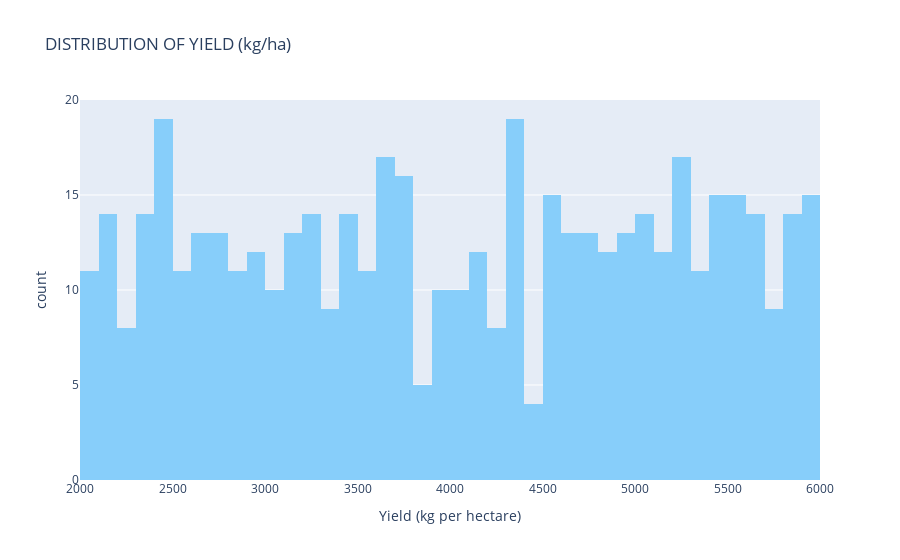
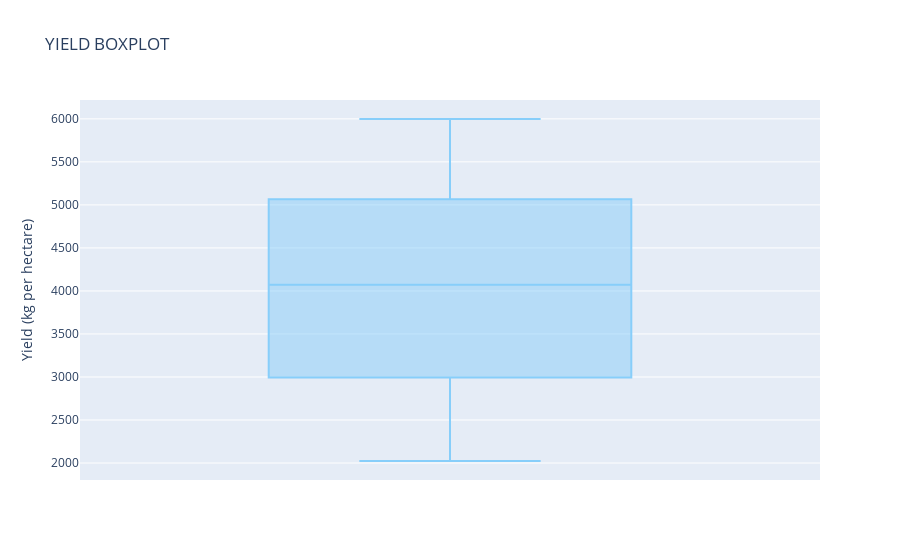

The code cell stored with these charts, in order, in its notebook:
### Code cell
fig = px.histogram(
    df,
    x='yield_kg_per_hectare',
    nbins=50,
    title='DISTRIBUTION OF YIELD (kg/ha)',
    color_discrete_sequence=['lightskyblue'],
    labels={'yield_kg_per_hectare': 'Yield (kg per hectare)'}
)
fig.show()

fig = px.box(
    df,
    y='yield_kg_per_hectare',
    points='outliers',
    title='YIELD BOXPLOT',
    color_discrete_sequence=['lightskyblue'],
    labels={'yield_kg_per_hectare': 'Yield (kg per hectare)'}
)
fig.show()

### Figure 1 — Plotly figure (JSON) as saved in the notebook; plotly's stock layout.template omitted (floating-point values rounded to 4 significant figures; data arrays with more than 128 entries replaced by an {"elided": "..."} marker saying what was removed)
{"data": [{"alignmentgroup": "True", "bingroup": "x", "hovertemplate": "Yield (kg per hectare)=%{x}<br>count=%{y}<extra></extra>", "legendgroup": "", "marker": {"color": "lightskyblue", "pattern": {"shape": ""}}, "name": "", "nbinsx": 50, "offsetgroup": "", "orientation": "v", "showlegend": false, "type": "histogram", "x": {"elided": "500 float values"}, "xaxis": "x", "yaxis": "y"}], "layout": {"barmode": "relative", "legend": {"tracegroupgap": 0}, "title": {"text": "DISTRIBUTION OF YIELD (kg/ha)"}, "xaxis": {"anchor": "y", "domain": [0, 1], "title": {"text": "Yield (kg per hectare)"}}, "yaxis": {"anchor": "x", "domain": [0, 1], "title": {"text": "count"}}}}

### Figure 2 — Plotly figure (JSON) as saved in the notebook; plotly's stock layout.template omitted (floating-point values rounded to 4 significant figures; data arrays with more than 128 entries replaced by an {"elided": "..."} marker saying what was removed)
{"data": [{"alignmentgroup": "True", "boxpoints": "outliers", "hovertemplate": "Yield (kg per hectare)=%{y}<extra></extra>", "legendgroup": "", "marker": {"color": "lightskyblue"}, "name": "", "notched": false, "offsetgroup": "", "orientation": "v", "showlegend": false, "type": "box", "x0": " ", "xaxis": "x", "y": {"elided": "500 float values"}, "y0": " ", "yaxis": "y"}], "layout": {"boxmode": "group", "legend": {"tracegroupgap": 0}, "title": {"text": "YIELD BOXPLOT"}, "xaxis": {"anchor": "y", "domain": [0, 1]}, "yaxis": {"anchor": "x", "domain": [0, 1], "title": {"text": "Yield (kg per hectare)"}}}}
